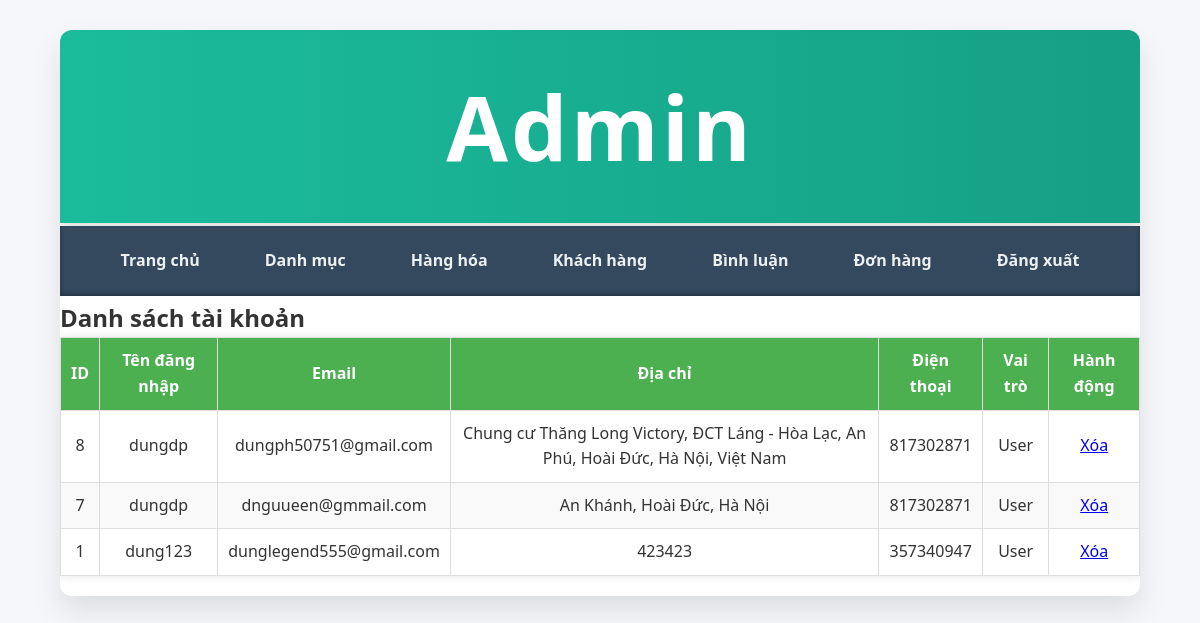
Page /admin/index.php?act=dskh (signed in) on the committed database.
### tables this page shows
CREATE TABLE `taikhoan` (
  `id` int NOT NULL,
  `user` varchar(255) NOT NULL,
  `pass` varchar(255) NOT NULL,
  `email` varchar(255) NOT NULL,
  `address` varchar(255) DEFAULT NULL,
  `tel` int DEFAULT NULL,
  `role` tinyint(1) NOT NULL DEFAULT '0'
);

### model/pdo.php (called while the page is built, shortened)
<?php
function pdo_get_connection(){
    $dburl = "mysql:host=localhost;dbname=nhom3_duan1;charset=utf8";
    $username = 'root';
    $password = '';
    $conn = new PDO($dburl, $username, $password);
    $conn->setAttribute(PDO::ATTR_ERRMODE, PDO::ERRMODE_EXCEPTION);
    return $conn;
}
function pdo_query($sql){
    $sql_args = array_slice(func_get_args(), 1);
    try{
        $conn = pdo_get_connection();
        $stmt = $conn->prepare($sql);
        $stmt->execute($sql_args);
        $rows = $stmt->fetchAll();
        return $rows;
    }
    catch(PDOException $e){
        throw $e;
    }
    finally{
        unset($conn);
    }
}

### model/taikhoan.php (called while the page is built, shortened)
<?php
    function loadall_taikhoan(){
        $sql="SELECT * FROM taikhoan ORDER BY id DESC";
        $listtaikhoan= pdo_query($sql);
        return $listtaikhoan;
    }
?>

### view/taikhoan/list.php (the view)
<h2>Danh sách tài khoản</h2>
<table border="1" cellpadding="10" cellspacing="0">
    <thead>
        <tr>
            <th>ID</th>
            <th>Tên đăng nhập</th>
            <th>Email</th>
            <th>Địa chỉ</th>
            <th>Điện thoại</th>
            <th>Vai trò</th>
            <th>Hành động</th>
        </tr>
    </thead>
    <tbody>
        <?php if (!empty($listtaikhoan)) : ?>
            <?php foreach ($listtaikhoan as $tk) : ?>
                <tr>
                    <td><?= htmlspecialchars($tk['id']) ?></td>
                    <td><?= htmlspecialchars($tk['user']) ?></td>
                    <td><?= htmlspecialchars($tk['email']) ?></td>
                    <td><?= htmlspecialchars($tk['address']) ?></td>
                    <td><?= htmlspecialchars($tk['tel']) ?></td>
                    <td><?= $tk['role'] == 1 ? 'Admin' : 'User' ?></td>
                    <td>
                        <a href="index.php?act=xoatk&id=<?= $tk['id'] ?>" onclick="return confirm('Bạn có chắc muốn xóa?')">Xóa</a>
                    </td>
                </tr>
            <?php endforeach; ?>
        <?php else: ?>
            <tr>
                <td colspan="7">Chưa có tài khoản nào.</td>
            </tr>
        <?php endif; ?>
    </tbody>
</table>

### view/css/css.css (style rules this page uses)
body { font-family: 'Roboto', Arial, sans-serif; margin: 0; padding: 0; background-color: #f4f4f4; }
table { width: 100%; border-collapse: collapse; margin-bottom: 20px; box-shadow: 0 0 10px rgba(0, 0, 0, 0.1); }
table th, table td { padding: 10px; text-align: center; border: 1px solid #ddd; }
table th { background-color: #4CAF50; color: white; }
table tr:nth-child(even) { background-color: #f9f9f9; }
* { box-sizing: border-box; }
* { box-sizing: border-box; margin: 0; padding: 0; font-family: 'Segoe UI', Tahoma, Geneva, Verdana, sans-serif; }
body { background: #f5f7fa; color: #333; font-size: 16px; line-height: 1.6; min-height: 100vh; }

### rows in the picture
taikhoan: id "8", user "dungdp", email "dungph50751@gmail.com", address "Chung cư Thăng Long Victory, ĐCT Láng - Hòa Lạc, An Phú, Hoài Đức, Hà Nội, Việt Nam", tel "817302871", role "User"
taikhoan: id "7", user "dungdp", email "dnguueen@gmmail.com", address "An Khánh, Hoài Đức, Hà Nội", tel "817302871", role "User"
taikhoan: id "1", user "dung123", email "dunglegend555@gmail.com", address "423423", tel "357340947", role "User"
